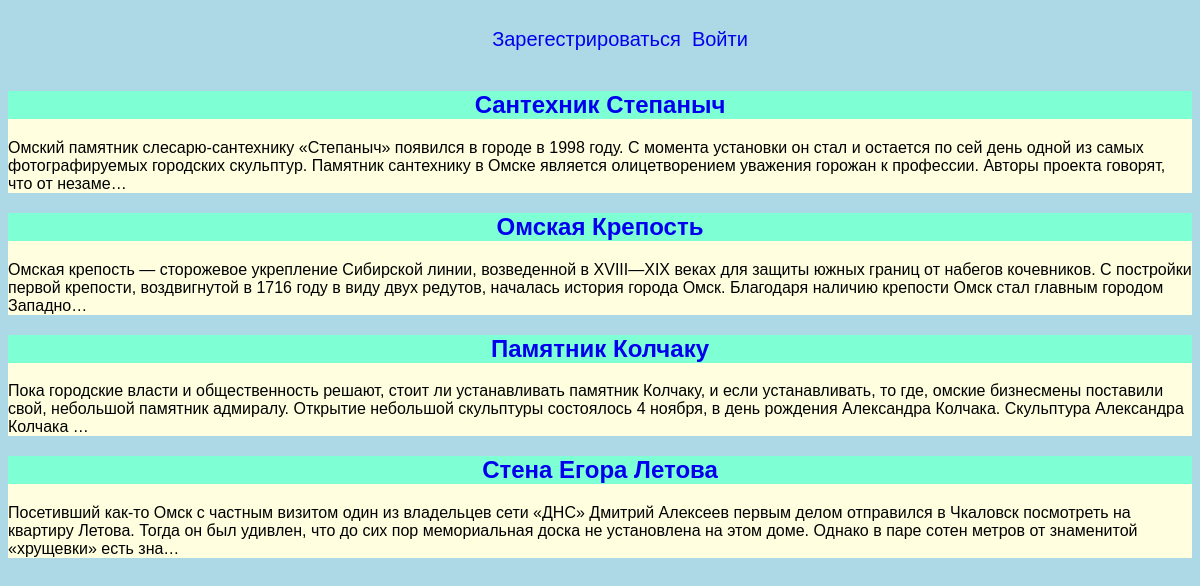
The page /full_info/ on the database its author committed.
### full_info/models.py (models this page shows, shortened)
class Full_info(models.Model):
    title = models.CharField(max_length=100)
    description = models.TextField()

### full_info/views.py (the view)
# urls.py: path('full_info/', include('full_info.urls')),
def full_info(request):
    full_info = Full_info.objects.all()
    return render(request, 'full_info/full_info.html', {'full_info': full_info})

### full_info/templates/full_info/full_info.html
{%extends 'info/base.html'%}
{%load static%}
{%block content%}
{%for blog in full_info%}
<div class="element">
    <h2 class="top"><a href="{%url 'detail' blog.id%}">{{blog.title}}</a></h2>
    <div class="blog_text">
        <p>{{blog.description|truncatechars:300}}</p>
    </div>
</div>
{%endfor%}
{%endblock%}

### info/static/css/style.css (style rules this page uses)
body { font-family: Verdana, Geneva, Tahoma, sans-serif; background: lightblue; }
h2 { text-align: center; }
.element { background: lightyellow; }
.top { background: aquamarine; }
a { text-decoration: none; }

### rows shown on the page
Full_info: title "Сантехник Степаныч", description "Омский памятник слесарю-сантехнику «Степаныч» появился в городе в 1998 году. С момента установки он стал и остается по сей день одной из самых фотографируемых городских скульптур. Памятник сантехнику в Омске является олицетворением уважения горожан к профессии. Авторы проекта говорят, что от незаме…"
Full_info: title "Омская Крепость", description "Омская крепость — сторожевое укрепление Сибирской линии, возведенной в XVIII—XIX веках для защиты южных границ от набегов кочевников. С постройки первой крепости, воздвигнутой в 1716 году в виду двух редутов, началась история города Омск. Благодаря наличию крепости Омск стал главным городом Западно…"
Full_info: title "Памятник Колчаку", description "Пока городские власти и общественность решают, стоит ли устанавливать памятник Колчаку, и если устанавливать, то где, омские бизнесмены поставили свой, небольшой памятник адмиралу. Открытие небольшой скульптуры состоялось 4 ноября, в день рождения Александра Колчака. Скульптура Александра Колчака …"
Full_info: title "Стена Егора Летова", description "Посетивший как-то Омск с частным визитом один из владельцев сети «ДНС» Дмитрий Алексеев первым делом отправился в Чкаловск посмотреть на квартиру Летова. Тогда он был удивлен, что до сих пор мемориальная доска не установлена на этом доме. Однако в паре сотен метров от знаменитой «хрущевки» есть зна…"
